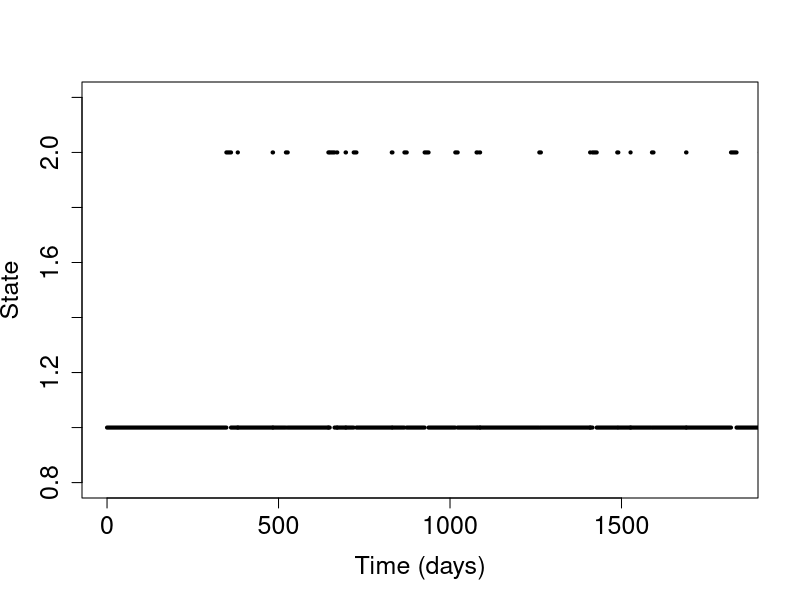

Recreate this plot in R. (Note: a time limit stopped this script after it produced the figure.)
# Time period
days = 365; # Ignoring leap years
years = 5;

# Rates
lambda = 1/100;
mu = 1/7;
rates = c(lambda, mu);

# State (1: Susceptible, 2: Infected)
xVals = c(1); # Start as susceptible
tTimes = c(0);

for (i in 1:(days*years)) {
  currState = xVals[i];
  sjTime = rexp(1, rate = rates[currState]);
  nextState = currState %% 2 + 1; # Switch state
  
  xVals = c(xVals, nextState);
  tTimes = c(tTimes, tail(tTimes,1)+sjTime);
}

# Plotting

plot(NULL, NULL, xlim = c(0, days*years), ylim = c(0.8, 2.2), xlab = "Time (days)", ylab = "State", cex.lab = 1.5, cex.axis = 1.5)
for(i in 1:(length(xVals)-1)){
  lines(tTimes[i:(i+1)], rep(xVals[i], 2), lwd = 4)
}
lines(tail(tTimes, 1) + c(0,1), c(1,1), lwd = 4)



## c.2)

# Time period
years = 1000;

# State
xVals = c(1);
totTime = 0;      # Total time the simulation runs
infectedTime = 0; # Time the individual is infected out of the total time

for (i in 1:(days*years)) {
  currState = xVals[i];
  sjTime = rexp(1, rate = rates[currState]);
  nextState = currState %% 2 + 1; # Switch state
  
  xVals = c(xVals, nextState);
  
  if (currState == 2) { # If infected; update infected time
    infectedTime = infectedTime + sjTime;
  }
  
  totTime = totTime + sjTime;
}

fracInfected = infectedTime / totTime;
print(fracInfected)
